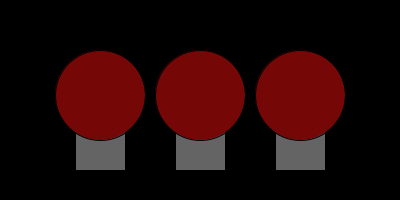
Frame 1 (no input)
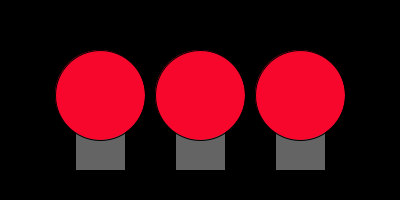
Frame 60 (the mouse pressed at the canvas centre just before this capture)
Frame 120 (the mouse held since frame 60 and released just before this capture): identical to frame 60, image omitted

The Processing sketch that drew these frames (run headless with seeded random() and noise(); from frame 60 on, the mouse is pressed at the canvas centre):

// Processing sketch: Screencast_4_3
// ── Screencast_4_3.pde
boolean isOff = true;


void setup() {
  size(400, 200);
  ellipseMode(CORNER);
}

void draw() {
  background(0);
  if (isOff) {
    drawThreeLamps(#760707);
    
  } 
  else {
    drawThreeLamps(#F7072C);
  }
  isOff = !isOff;
  delay(100);
}

void drawThreeLamps(int colour){
  drawLamp(55, 50, colour);
  drawLamp(155, 50, colour);
  drawLamp(255, 50, colour);
}

void drawLamp(int x, int y, int colour) {
  fill(100);
  rect(x+20, y+70, 50, 50);
  fill(colour);
  ellipse(x, y, 90, 90);
}
